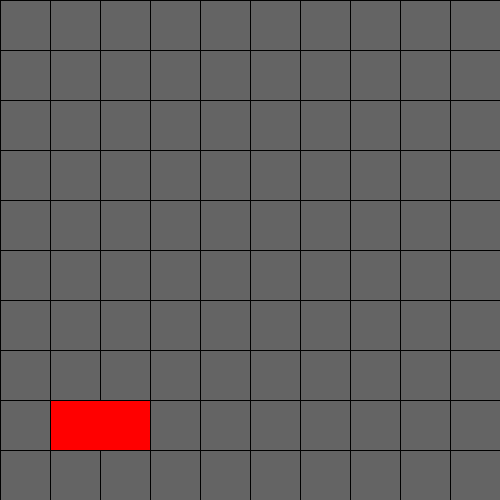
Frame 1 (no input)
Frame 60 (the mouse pressed at the canvas centre just before this capture): identical to frame 1, image omitted
Frame 120 (the mouse held since frame 60 and released just before this capture): identical to frame 1, image omitted

The Processing sketch that drew this single still picture (run headless with seeded random() and noise(); from frame 60 on, the mouse is pressed at the canvas centre):

// Processing sketch: grillaAlternaColor
// ── grillaAlternaColor.pde
int cant;
int tam;

void setup() {
  size(500, 500);
  cant = 10;
  //tam = width/cant;
}
void draw() {
  background(0);
  tam = width/cant; // esta relación debe actualizarse cada vez que cambia cantidad
  for (int i=0; i<cant; i++) {
    for (int j=0; j<cant; j++) {
      if (sobreCelda(i*tam, j*tam, tam, tam)) {
        fill(2, 255, 5);
      } else {
        fill(100);
      }
      rect(i*tam, j*tam, tam, tam);
    }
  }
  // boton para aumentar cantidad 
  fill(255, 0, 0);
  rect(50, height-100, 100, 50);
  println(cant + " estoy sobre " + sobreCelda(50, height-100, 100, 50));
}
void mousePressed() {
  if (sobreCelda(50, height-100, 100, 50)) {
    cant++;
  }
}

boolean sobreCelda(int x, int y, int ancho, int alto) {
  boolean estoySobre = mouseX>x && mouseX<x+ancho && mouseY>y && mouseY<y+tam;
  return estoySobre;
}
